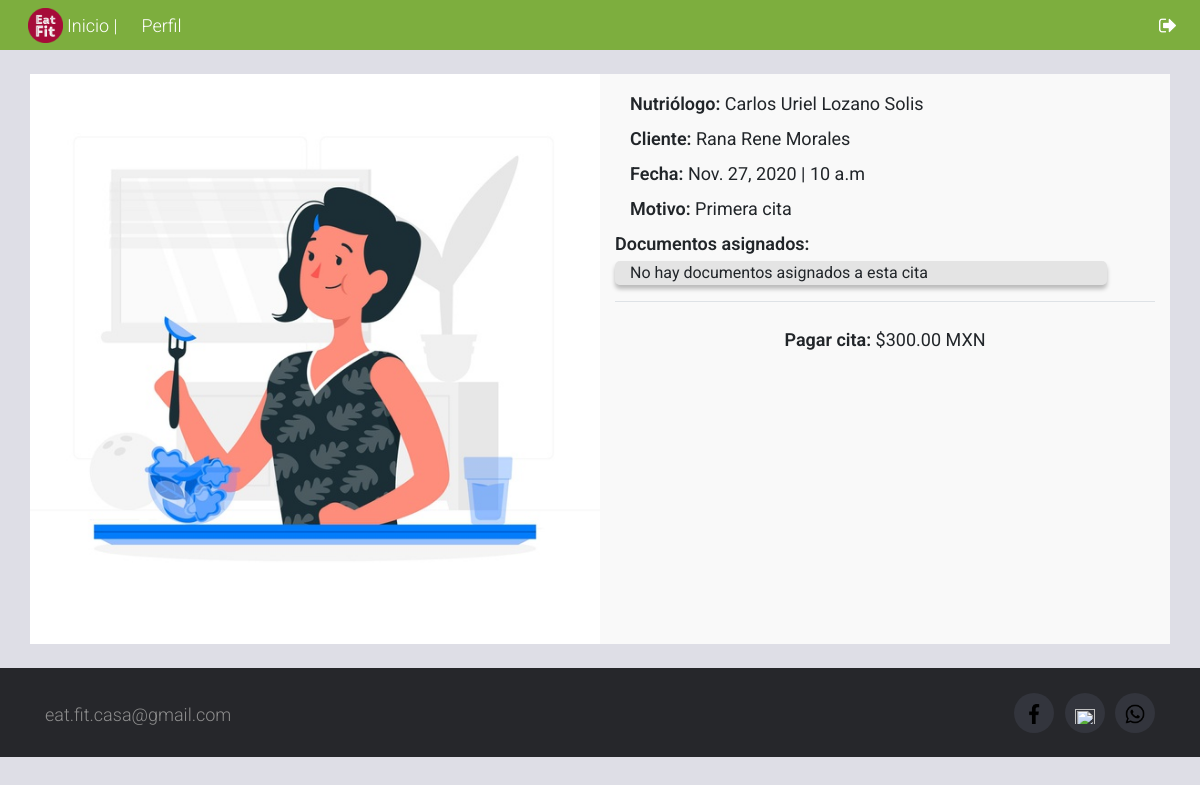
The app's page /mi-perfil/detalle-cita/1 (signed in) with its own data.
### services/models.py (models this page shows, shortened)
class Receta(models.Model):
    nutriologo      = models.ForeignKey (Nutriologist, on_delete=models.CASCADE)
    cliente         = models.ForeignKey (Profile, on_delete=models.CASCADE)
    fecha_de_cita   = models.DateField (blank=False, null=False)
    hora_de_cita    = models.CharField (max_length=15,blank=True,null=False)
    motivo_de_cita  = models.CharField (max_length=40,blank=True, null=True)
    dctos_asignados = models.TextField (blank=True, null=True)
    estado          = models.BooleanField(default=False)
    activa          = models.BooleanField(default=True)

### Users/models.py (models this page shows, shortened)
class Nutriologist (models.Model):
    usuario = models.OneToOneField (Profile, to_field='user', on_delete=models.CASCADE)
    attention_days  = models.CharField (max_length=50, blank=True, null=True)
    attention_hours = models.CharField (max_length=40, blank=True, null=True)
    age             = models.IntegerField (blank=True, null=True)
    work_approach   = models.CharField (max_length=60, blank=False) #Enfoque del nutriologo como ej. especialista en obecidad etc etc etc.
    cedula_prof_det = models.CharField (max_length=60, blank=True, null=True)
    cedula_prof_img = CloudinaryField('image', blank = True, null = True)
    biography       = models.TextField (blank=True, null=True)
    active          = models.BooleanField (default=True)

class Profile(models.Model):
    user = models.OneToOneField(User, on_delete=models.CASCADE)
    picture = CloudinaryField('image', blank = True, null = True)
    is_nutriologist = models.BooleanField(default=False)
    is_client = models.BooleanField(default=True)

### Users/views.py (the view)
# urls.py: path('mi-perfil/detalle-cita/<str:id>', users_views.detalle_cita_view, name='detalleCita'),
@login_required
def detalle_cita_view(request, id):
    current_user = request.user
    receta = Receta.objects.get(id=id)
    if request.method =='POST':
        form = UpdateRecetaForm(request.POST)
        if form.is_valid():
            data=form.cleaned_data
            receta.fecha_de_cita = data['fecha_de_cita']
            receta.hora_de_cita = data['hora_de_cita']
            receta.motivo_de_cita = data['motivo_de_cita']
            receta.dctos_asignados = data['dctos_asignados']
            receta.estado = data['estado']
            receta.activa = data['activa']
            receta.save()
            return redirect('home')
    else:
        form = UpdateRecetaForm()
    return render(request, 'users/detalle_cita.html', {'cita':receta, 'form':form})

### templates/users/detalle_cita.html (shortened to what this page needs)
<!DOCTYPE html>
<html lang="es">
<head>
    {% load static %}
    <link rel="stylesheet" href="{% static 'css/bootstrap.min.css' %}"/>
    <link rel="stylesheet" href="{% static 'css/userPage.css' %}"/>
    <link rel="stylesheet" href="{% static 'css/mainStyle.css' %}"/>
    <link rel="stylesheet" href="{% static 'css/detalleCita.css' %}"/>
    <link rel="stylesheet" href="{% static 'css/footerStyle.css' %}"/>
</head>
<body class="fondoDetalle">
{% include "navbar.html" %}
<div class="container my-4">
    <div class="row">
        <div class="col-md-6 m-0 p-0"> <img src="{% static 'img/comer-sano.jpg' %}" width="100%" height="100%" class="p-0 m-0"> </div>
        <div class="col-md-6 second py-3">
            <div class="col text-wrap mb-2"><span class="nText bigText">Nutriólogo: </span><span class="bigText">{{cita.nutriologo.usuario.user.get_full_name}}</span><br> </div>
            <div class="col text-wrap mb-2"><span class="nText bigText">Cliente: </span><span class="bigText">{{cita.cliente.user.get_full_name}}</span><br> </div>
            <div class="col text-wrap mb-2"><span class="nText bigText">Fecha: </span><span class="bigText">{{cita.fecha_de_cita}} | {{cita.hora_de_cita}}</span><br> </div>
            <div class="col text-wrap mb-2"><span class="nText bigText">Motivo: </span><span class="bigText">{{cita.motivo_de_cita}}</span><br> </div>
            <p class="nText bigText m-0 p-0">Documentos asignados:</p>
            <div class="div fondoDocs mx-0 my-1 mb-2 mr-5">
                <div class="col text-wrap">
                    {% if cita.dctos_asignados %}
                    <p>{{cita.dctos_asignados|linebreaks}}</p>
                    {% else %}
                    <p>No hay documentos asignados a esta cita</p>
                    {% endif %}
                </div>
            </div>
            <div class="col-12 mt-0 pt-0 mb-2 border-bottom"></div>
            {% if request.user.profile.is_nutriologist %}
                <div class="col fondoDocs py-3">
                    <form action="{% url 'detalleCita' cita.id %}" method="POST" enctype="multipart/form-data">
                        {% csrf_token %}
                        <div class="form-group">
                            <label class="mb-0 ">Cambiar motivo de cita</label>
                            <input
                                class="form-control {% if form.motivo_de_cita.errors %}is-invalid{% endif %}"
                                type="text"
                                name="motivo_de_cita"
                                value="{{cita.motivo_de_cita}}"
                            >
                            <div class="invalid-feedback" id="validationServer1Feedback">
                                {% for error in form.motivo_de_cita.errors %}
                                    {{error}}
                                {% endfor %}
                            </div>
                        </div>
                        <div class="form-row mb-3">
                            <div class="col">
                                <label class="mb-0">Fecha</label>
                                <input
                                    class="form-control {% if form.fecha_de_cita.errors %}is-invalid{% endif %}"
                                    type="text"
                                    name="fecha_de_cita"
                                    value="{{cita.fecha_de_cita}}"
                                    required/>
                                <div class="invalid-feedback">
                                {% for error in form.fecha_de_cita.errors %}
                                    {{error}}
                                {% endfor %}
                                </div>
                            </div>
                            <div class="col">
                                <label class="mb-0">Hora</label>
                                <input
                                    class="form-control  {% if form.hora_de_cita.errors %}is-invalid{% endif %}"
                                    type="text"
                                    name="hora_de_cita"
                                    value="{{cita.hora_de_cita}}"
                                    required
                                >
                                <div class="invalid-feedback">
                                {% for error in form.hora_de_cita.errors %}
                                    {{error}}
                                {% endfor %}
                                </div>
                            </div>
                        </div>
                        <div class="form-group">
                            <label class="mb-0">Documentos asignados</label>
                            <textarea
                                class="form-control vLargeTextField navText {% if form.dctos_asignados.errors %}is-invalid{% endif %}"
                                name="dctos_asignados"
                                rows="2">{{cita.dctos_asignados}}</textarea>
                            <div class="invalid-feedback">
                                {% for error in form.dctos_asignados.errors %}
                                    {{error}}
                                {% endfor %}
                            </div>
                        </div>
                        <div class="form-check form-check-inline">
                            <input class="form-check-input" type="checkbox" id="inlineCheckbox1" name="estado" value="True" {% if cita.estado %}checked{% endif %}>
                            <label class="form-check-label" for="inlineCheckbox1">Aceptar cita</label>
                        </div>
                        <div class="form-check form-check-inline">
                            <input class="form-check-input" type="checkbox" id="inlineCheckbox2" name="activa" value="True">
                            <label class="form-check-label" for="inlineCheckbox2">Cita terminada</label>
                        </div>
                        <button type="submit" class="btn colorRed text-light btn-block mt-4">Actualizar información</button>
                    </form>
                </div>
            {% else %}
            <div class="text-center my-4"><span class="nText bigText">Pagar cita: </span><span class="bigText">$300.00 MXN</span><br></div>
            {% endif %}
        </div>
    </div>
</div>
{% include "footer.html" %}
</body>
</html>

### static/css/userPage.css (style rules this page uses)
.fondoDocs { background: rgba(196, 196, 196, 0.4); border-radius: 5px; box-shadow: 0px 4px 4px rgba(0, 0, 0, 0.25); }

### static/css/mainStyle.css (style rules this page uses)
body { font-family: 'Roboto', sans-serif; position: relative; }
.bigText { font-size: 18px; }
.nText { font-weight: 600; }

### static/css/detalleCita.css (style rules this page uses)
body { background: #DEDEE6 }
.container { border: none; border-radius: 0 }
.second { background-color: #F9F9F9; }

### records on screen
Receta: nutriologo.usuario.user.get_full_name "Carlos Uriel Lozano Solis", cliente.user.get_full_name "Rana Rene Morales", fecha_de_cita "Nov. 27, 2020", hora_de_cita "10 a.m", motivo_de_cita "Primera cita"
